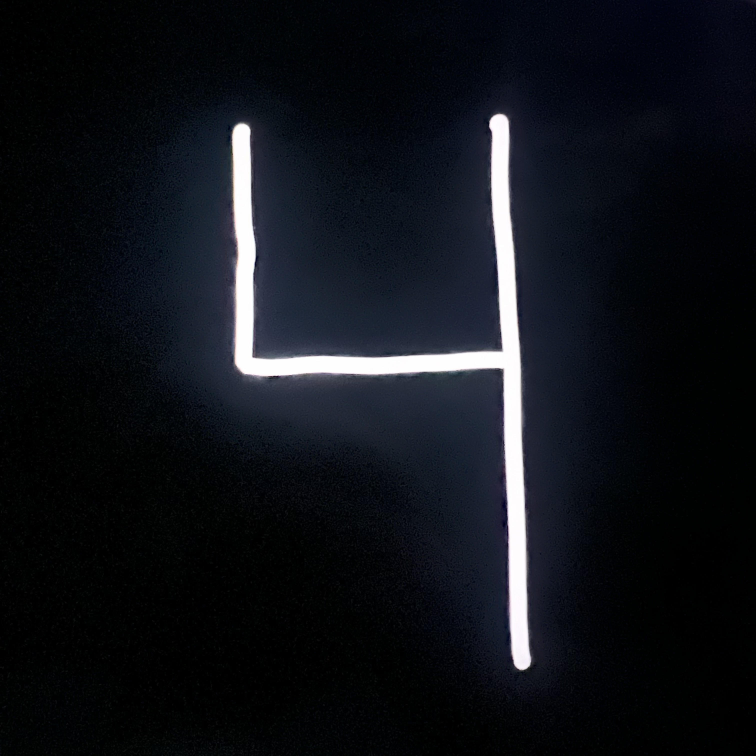
#> input picture Images/ipadwritten4.png, 3024 x 3024 px, found by its file name (shown at 1/4 size)
$ python image_rescaling.py
#> lines starting #> are read from the running program, lines starting #| are printed output that depends on the picture
from PIL import Image

image = Image.open('Neural-Network\ipadwritten4.png')
#> image is the input picture: PIL image 3024x3024 RGB; mean R, G, B 16.6, 19.1, 24.9

new_image = image.resize((24,24))
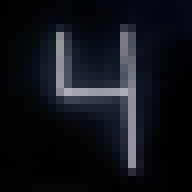
#> new_image: PIL image 24x24 RGB (shown 8 times larger); mean R, G, B 16.5, 19.1, 24.9
new_image.save('ipadwritten4_resized.png')

new_image.show()
